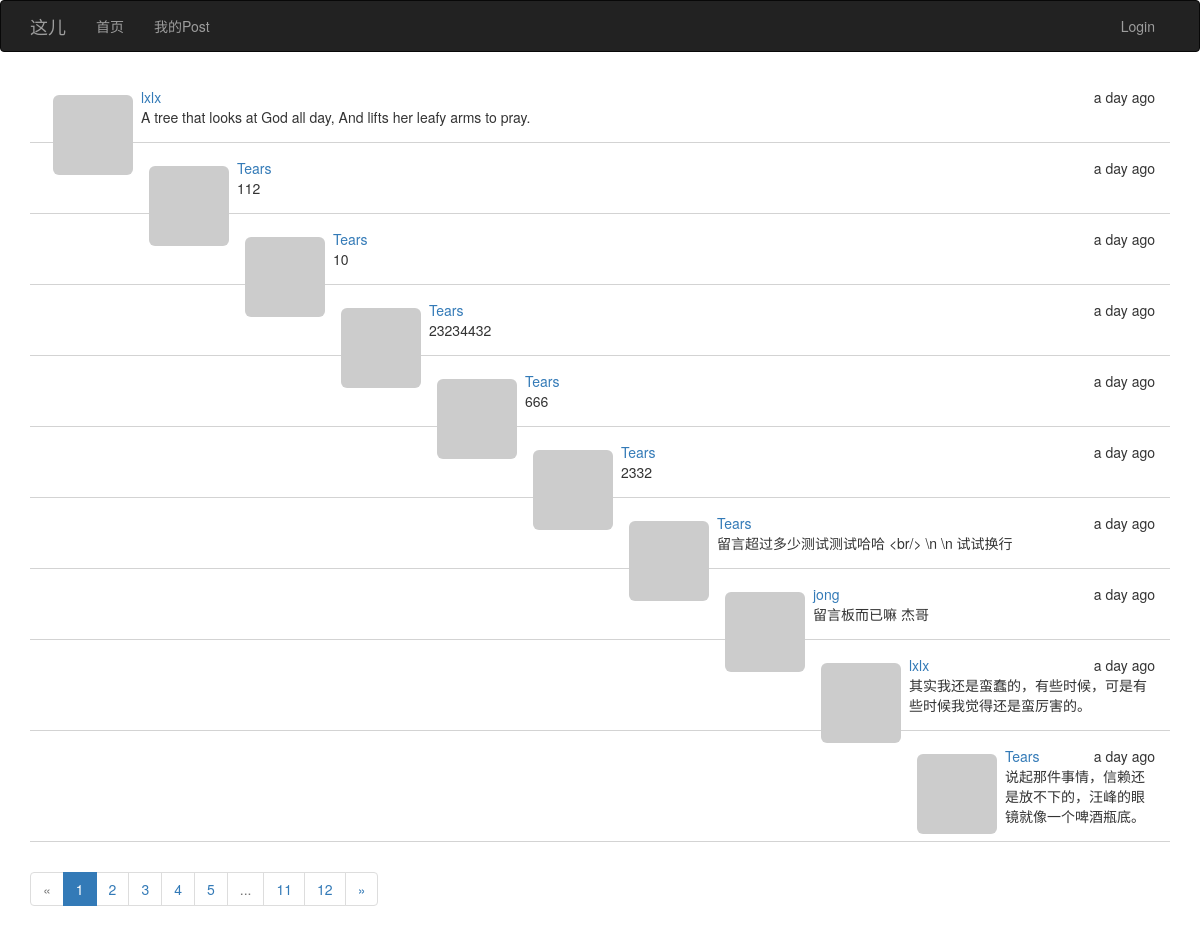
The page / on the database its author committed.
### app/models.py (models this page shows, shortened)
class Post(db.Model):
    __tablename__ = 'posts'
    id = db.Column(db.Integer, primary_key=True)
    body = db.Column(db.Text)
    timestamp = db.Column(db.DateTime, index=True, default=datetime.utcnow)
    author_id = db.Column(db.Integer, db.ForeignKey('users.id'))

class User(UserMixin, db.Model):
    __tablename__ = 'users'
    id = db.Column(db.Integer, primary_key=True)
    email = db.Column(db.String(64), unique=True, index=True)
    username = db.Column(db.String(64), unique=True, index=True)
    password_hash = db.Column(db.String(128))
    confirmed = db.Column(db.Boolean, default=False)
    role_id = db.Column(db.Integer, db.ForeignKey('roles.id'))
    posts = db.relationship('Post', backref='author', lazy='dynamic')
    location = db.Column(db.String(64))
    about_me = db.Column(db.Text())
    member_since = db.Column(db.DateTime(), default=datetime.utcnow)
    last_seen = db.Column(db.DateTime(), default=datetime.utcnow)
    avatar = db.Column(db.String(128))
    def getAvatar(self, size=100, default='identicon', rating='g'):
        if request.is_secure:
            url = "https://secure.gravatar.com/avatar"
        else:
            url = 'http://www.gravatar.com/avatar'
        hash = self.avatar or self.cemail
        return '{url}/{hash}?s={size}&d={default}&r={rating}'.format(
            url=url, hash=hash, default=default, rating=rating, size=size)
    @property
    def cemail(self):
        """
        返回同email
        @return:
        @rtype:
        """
        return self.email
    @property
    def password(self):
        raise AttributeError('password is not readable attribute')

### app/main/views.py (the view)
@main.route('/', methods=['POST', 'GET'])
def home():
    form = PostForm()
    if current_user.can(Permission.POST_ARTICLES) and form.validate_on_submit():
        post = Post(body=form.body.data, author=current_user._get_current_object())
        db.session.add(post)
        db.session.commit()
        return redirect(url_for('.home'))
    page = request.args.get('page', 1, type=int)
    pagination = Post.query.order_by(Post.timestamp.desc()) \
        .paginate(page, per_page=current_app.config['POSTS_PER_PAGE'], error_out=False)
    posts = pagination.items
    return render_template("index.html", form=form, posts=posts, pagination=pagination)

### app/main/__init__.py (called while the page is built)
@main.app_context_processor
def inject_permissions():
    return dict(Permission=Permission)

### app/models.py (called while the page is built)
    def can(self, permissions):
        return False

### app/templates/index.html (shortened to what this page needs)
{% extends "bootstrap_base.html" %}
{% import "bootstrap/wtf.html" as wtf %}
{% import "message.html" as message %}
{% block head %}{{ super() }}
{% endblock %}
{% block content %}
<div class="container">
    {% include '_posts.html' %}
    {% import '_posts.html' as posts%}
    {{posts.pagination_widget(pagination,'.home')}}
</div>
{% endblock %}

### app/templates/_posts.html
<ul class="posts">
    {% for post in posts %}
    {% if post and post.author %}
    <li>
        <div class="post-thumbnail">
            <a href="{{url_for('.user',id=post.author.id)}}">
                <img src="{{ post.author.getAvatar(size=40) }}"
                     class="img-rounded profile-thumbnail"/></a>
        </div>
        <div class="post-date">{{ moment(post.timestamp).fromNow()}}</div>
        <div class="post-author"><a href="{{url_for('.user',id=post.author.id)}}">
            {{ post.author.username}}</a></div>
        <div class="post-body">{{post.body}}</div>
    </li>
    {% endif %}
    {% endfor %}
</ul>
{% macro pagination_widget(pagination,endpoint) %}
<nav aria-label="Page navigation">
    <ul class="pagination">
        <li {% if not pagination.has_prev %} class="disabled" {% endif%}>
            <a href="{% if pagination.has_prev %}{{url_for(endpoint,page=pagination.page-1)}}
             {%else%}#{% endif%}" aria-label="Previous">
                <span aria-hidden="true">&laquo;</span>
            </a>
        </li>
        {% for p in pagination.iter_pages()%}
        {%if p == pagination.page %}
        <li class="active"><a href="{{url_for(endpoint,page=p)}}">{{p}}</a>
        </li>
        {% elif p %}
        <li><a href="{{url_for(endpoint,page=p)}}">{{p}}</a>
        </li>
        {% else %}
        <li class="disabled"><a href="{{url_for(endpoint,page=p)}}">...</a>
        </li>
        {% endif%}
        {% endfor %}
        <li {% if not pagination.has_next %} class="disabled" {% endif%}>
            <a href="{% if pagination.has_next %}{{url_for(endpoint,page=pagination.page+1)}}
             {%else%}#{% endif%}" aria-label="Next">
                <span aria-hidden="true">&raquo;</span>
            </a>
        </li>
    </ul>
</nav>
{% endmacro %}

### app/static/style.css (style rules this page uses)
* { -webkit-font-smoothing: antialiased; }
ul.posts { padding:0px; font-family:Gibson,Helvetica Neue,HelveticaNeue,Helvetica,Arial,sans-serif; }
ul.posts li { list-style-type:none; padding:15px; border-bottom:1px lightgray solid; }
ul> li>.post-date { float:right; }
ul> li >.post-thumbnail { float:left; padding:8px }

### rows shown on the page
Post: timestamp "a day ago", author.username "lxlx", body "A tree that looks at God all day, And lifts her leafy arms to pray."
Post: timestamp "a day ago", author.username "Tears", body "112"
Post: timestamp "a day ago", author.username "Tears", body "10"
Post: timestamp "a day ago", author.username "Tears", body "23234432"
Post: timestamp "a day ago", author.username "Tears", body "666"
Post: timestamp "a day ago", author.username "Tears", body "2332"
Post: timestamp "a day ago", author.username "Tears", body "留言超过多少测试测试哈哈 <br/> \\n \\n 试试换行"
Post: timestamp "a day ago", author.username "jong", body "留言板而已嘛 杰哥"
Post: timestamp "a day ago", author.username "lxlx", body "其实我还是蛮蠢的，有些时候，可是有些时候我觉得还是蛮厉害的。"
Post: timestamp "a day ago", author.username "Tears", body "说起那件事情，信赖还是放不下的，汪峰的眼镜就像一个啤酒瓶底。"

### other values the page prints
{{ p }} "1"
{{ p }} "2" "3" "4" "5" "11" "12"
